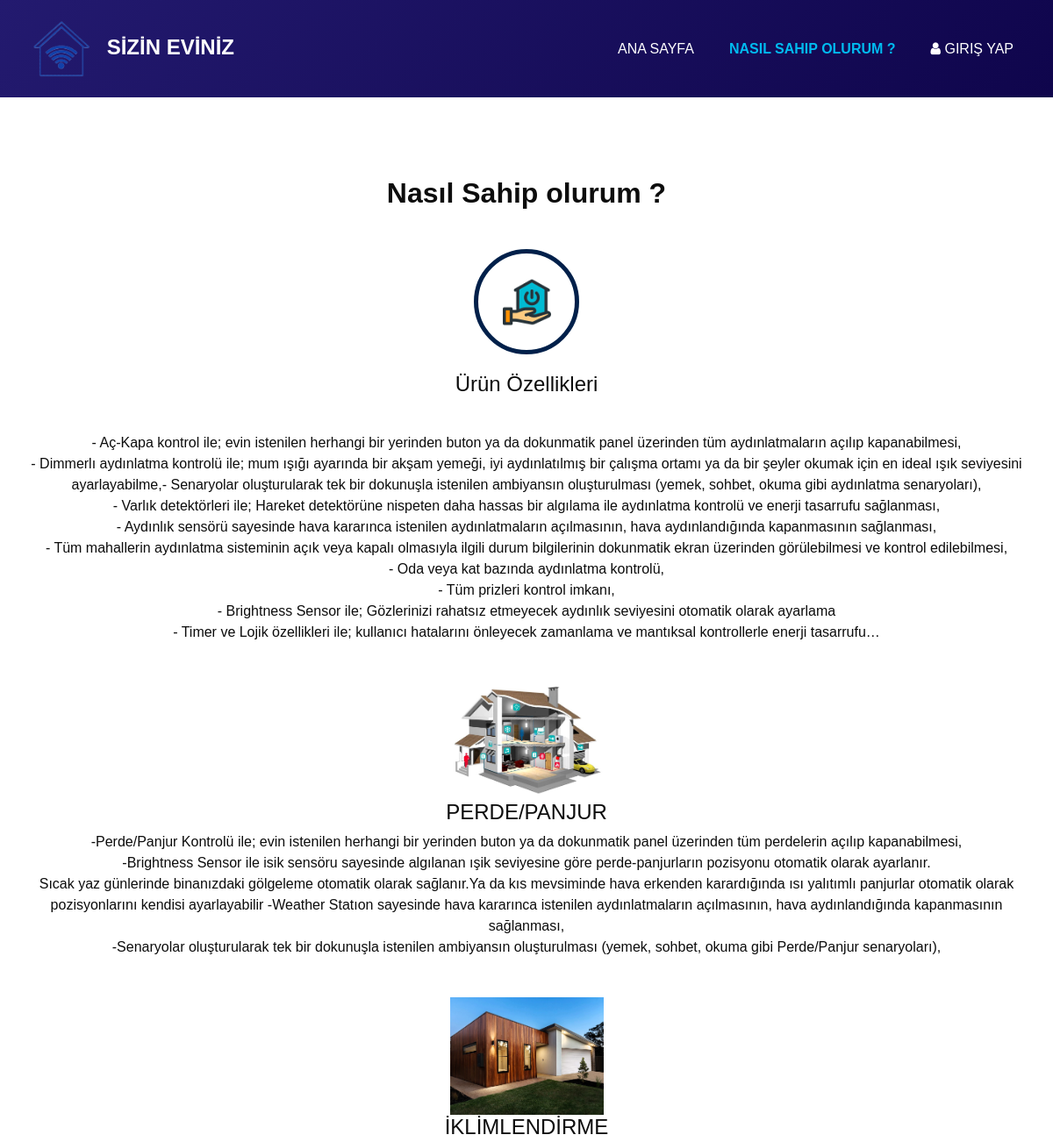
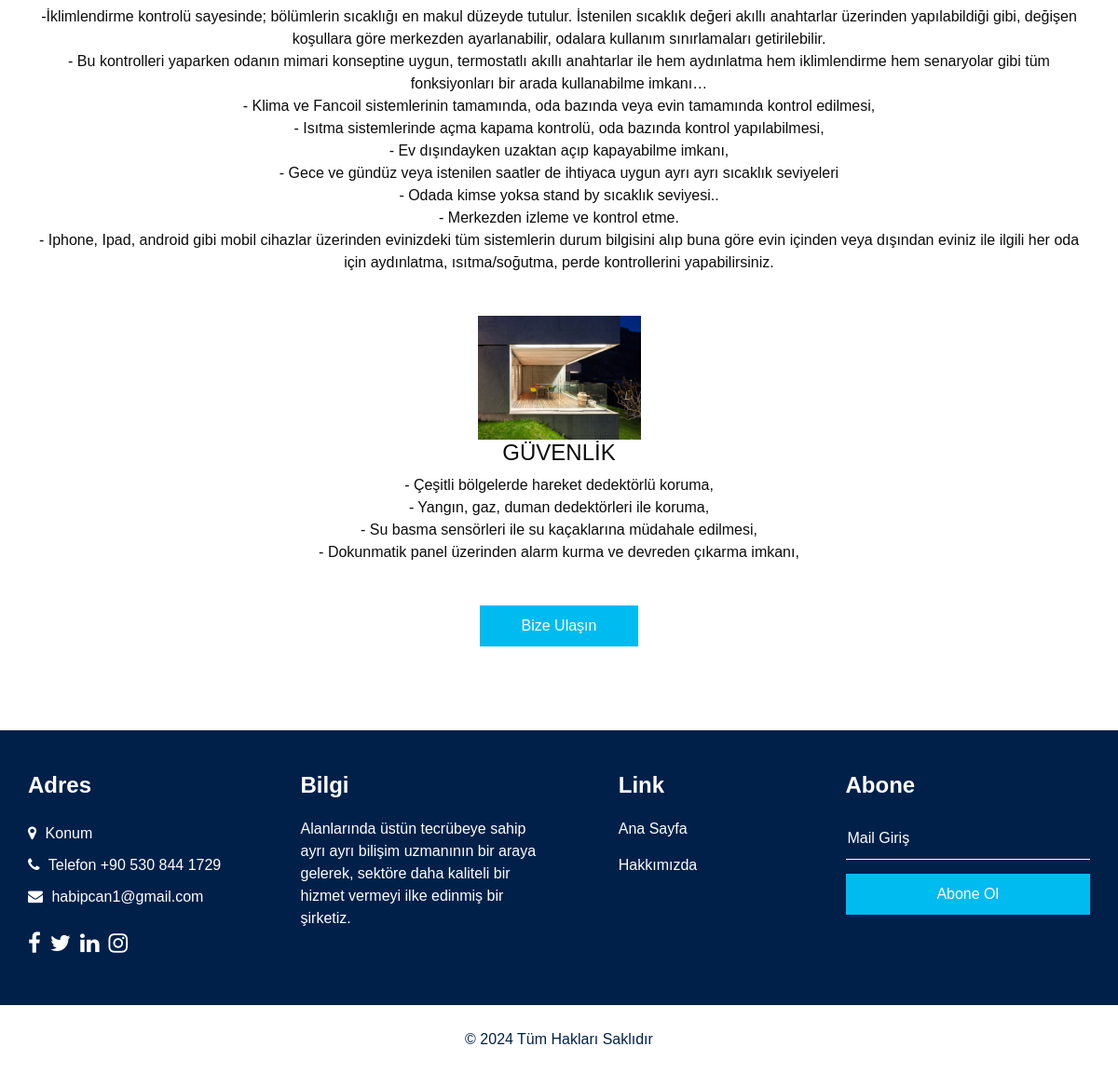
Page /nasıl.php on the committed database (2 pictures, top to bottom).
### nasıl.php (the view, shortened to what this page needs)
<?php
$sayfa = "nasılsaholur";
include ("php/vt.php");
include("php/head2.php");
$sorgu = $baglanti->prepare("SELECT * FROM nasılsahipolurum");
$sorgu->execute();
$sonuc=$sorgu->fetch();
$sorgu2 = $baglanti->prepare("SELECT * FROM nasılsahipolurum where ıd = 2");
$sorgu2->execute();
$sonuc2=$sorgu2->fetch();
$sorgu3 = $baglanti->prepare("SELECT * FROM nasılsahipolurum where ıd = 3");
$sorgu3->execute();
$sonuc3=$sorgu3->fetch();
$sorgu4 = $baglanti->prepare("SELECT * FROM nasılsahipolurum where ıd = 4");
$sorgu4->execute();
$sonuc4=$sorgu4->fetch();
?>
  </div>
  <section class="why_section layout_padding">
    <div class="container">
      <div class="heading_container heading_center">
        <h2>
        <?php echo $sonuc["baslık"] ?>
        </h2>
      </div>
      <div class="why_container">
        <div class="box">
          <div class="img-box">
            <img src="images/<?php echo $sonuc["foto"] ?>" alt="">
          </div>
          <div class="detail-box">
            <h4>
            <?php echo $sonuc["altbaslık"] ?>
            </h4>
            <br>
            <p>
            <?php echo $sonuc["açıklama"] ?>
      </div>
            <p>
            <div class="why_container">
        <div class="box">
          <div class="">
            <img src="images/<?php echo $sonuc2['foto']; ?>" alt="" style="max-width: 175px;">
          </div>
            <h4><?php echo $sonuc2["baslık"] ?></h4>
            <?php echo $sonuc2["açıklama"] ?>
        </p>
            <p>
            <div class="why_container">
        <div class="box">
          <div class="">
            <img src="images/<?php echo $sonuc3['foto']; ?>" alt="" style="max-width: 175px;">
          </div>
            <h4><?php echo $sonuc3["baslık"] ?></h4>
            <?php echo $sonuc3["açıklama"] ?>
            </p>
            <p>
            <div class="why_container">
        <div class="box">
          <div class="">
            <img src="images/<?php echo $sonuc4['foto']; ?>" alt="" style="max-width: 175px;">
          </div>
            <h4><?php echo $sonuc4["baslık"] ?></h4>
            <?php echo $sonuc4["açıklama"] ?>
 </p>
 <div class="btn-box">
        <a href="login.php">
        <?php echo $sonuc["linkmetin"] ?>
        </a>
      </div>
    </div>
  </section>
<?php
include("php/footer.php");
?>

### php/head2.php (shortened to what this page needs)
<!DOCTYPE html>
<html>
<head>
  <link rel="stylesheet" type="text/css" href="css/bootstrap.css" />
  <link rel="stylesheet" type="text/css" href="https://cdnjs.cloudflare.com/ajax/libs/OwlCarousel2/2.3.4/assets/owl.carousel.min.css" />
  <link href="css/font-awesome.min.css" rel="stylesheet" />
  <link href="css/style.css" rel="stylesheet" />
  <link href="css/responsive.css" rel="stylesheet" />
</head>
<body class="sub_page">
<div class="hero_area">
    <header class="header_section">
      <div class="container-fluid">
        <nav class="navbar navbar-expand-lg custom_nav-container ">
          <a class="navbar-brand" href="index.php">
            <span>
              <img src="images/log2o.png" width="90px"  alt="">
              SİZİN EVİNİZ
            </span>
          </a>
          <div class="collapse navbar-collapse" id="navbarSupportedContent">
            <ul class="navbar-nav  ">
              <li class="nav-item <?php if($sayfa=="Ana Sayfa")echo"active"?>">
                <a class="nav-link" href="index.php">Ana Sayfa <span class="sr-only">(current)</span></a>
              </li>
              <li class="nav-item <?php if($sayfa=="nasılsaholur")echo"active"?>">
                <a class="nav-link " href="nasıl.php">Nasıl Sahip Olurum ?</a>
              <li class="nav-item<?php if($sayfa=="Giriş Yap")echo"active"?>">
                <a class="nav-link" href="login.php"> <i class="fa fa-user" aria-hidden="true"></i> Giriş Yap</a>
              </li>
            </ul>
          </div>
        </nav>
        </div>
    </header>

### php/footer.php (shortened to what this page needs)
<section class="info_section layout_padding2">
    <div class="container">
      <div class="row">
        <div class="col-md-6 col-lg-3 info_col">
          <div class="info_contact">
            <h4>
              Adres
            </h4>
            <div class="contact_link_box">
              <a href="">
                <i class="fa fa-map-marker" aria-hidden="true"></i>
                <span>
                  Konum
                </span>
              </a>
              <a href="">
                <i class="fa fa-phone" aria-hidden="true"></i>
                <span>
                  Telefon +90 530 844 1729
                </span>
              </a>
              <a href="">
                <i class="fa fa-envelope" aria-hidden="true"></i>
                <span>
                  habipcan1@gmail.com
                </span>
              </a>
            </div>
          </div>
          <div class="info_social">
            <a href="">
              <i class="fa fa-facebook" aria-hidden="true"></i>
            </a>
            <a href="">
              <i class="fa fa-twitter" aria-hidden="true"></i>
            </a>
            <a href="">
              <i class="fa fa-linkedin" aria-hidden="true"></i>
            </a>
            <a href="">
              <i class="fa fa-instagram" aria-hidden="true"></i>
            </a>
          </div>
        </div>
        <div class="col-md-6 col-lg-3 info_col">
          <div class="info_detail">
            <h4>
              Bilgi
            </h4>
            <p>
              Alanlarında üstün tecrübeye sahip  ayrı ayrı bilişim uzmanının bir araya gelerek, sektöre daha kaliteli bir hizmet vermeyi ilke edinmiş bir şirketiz.
            </p>
          </div>
        </div>
        <div class="col-md-6 col-lg-2 mx-auto info_col">
          <div class="info_link_box">
            <h4>
              Link
            </h4>
            <div class="info_links">
              <a class="active" href="index.php">
                Ana Sayfa
              </a>
              <a class="" href="about.php">
                Hakkımızda
              </a>
            </div>
          </div>
        </div>
        <div class="col-md-6 col-lg-3 info_col ">
          <h4>
            Abone
          </h4>
          <form action="#">
            <input type="text" placeholder="Mail Giriş" />
            <button type="submit">
              Abone Ol
            </button>
          </form>
        </div>
      </div>
    </div>
  </section>
  <section class="footer_section">
    <div class="container">
      <p>
        &copy; <span id="displayYear"></span> Tüm Hakları Saklıdır
      </p>
    </div>
  </section>
</body>
</html>

### css/responsive.css (style rules this page uses)
@media (min-width: 1200px) { .container { max-width: 1170px; } }

### rows in the picture
nasılsahipolurum: baslık "Nasıl Sahip olurum ?", foto (picture), altbaslık "Ürün Özellikleri", açıklama "- Aç-Kapa kontrol ile; evin istenilen herhangi bir yerinden buton ya da dokunmatik panel üzerinden tüm aydınlatmaların açılıp kapanabilmesi, - Dimmerlı aydınlatma kontrolü ile; mum ışığı ayarında bir akşam yemeği, iyi aydınlatılmış bir çalışma ortamı ya da bir şeyler okumak için en ideal ışık seviyesini ayarlayabilme,- Senaryolar oluşturularak tek bir dokunuşla istenilen ambiyansın oluşturulması (yemek, sohbet, okuma gibi aydınlatma senaryoları), - Varlık detektörleri ile; Hareket detektörüne nispeten daha hassas bir algılama ile aydınlatma kontrolü ve enerji tasarrufu sağlanması, - Aydınlık sensörü sayesinde hava kararınca istenilen aydınlatmaların açılmasının, hava aydınlandığında…", linkmetin "Bize Ulaşın"
nasılsahipolurum: foto (picture), baslık "PERDE/PANJUR", açıklama "-Perde/Panjur Kontrolü ile; evin istenilen herhangi bir yerinden buton ya da dokunmatik panel üzerinden tüm perdelerin açılıp kapanabilmesi, -Brightness Sensor ile isik sensöru sayesinde algılanan ışik seviyesine göre perde-panjurların pozisyonu otomatik olarak ayarlanır. Sıcak yaz günlerinde binanızdaki gölgeleme otomatik olarak sağlanır.Ya da kıs mevsiminde hava erkenden karardığında ısı yalıtımlı panjurlar otomatik olarak pozisyonlarını kendisi ayarlayabilir -Weather Statıon sayesinde hava kararınca istenilen aydınlatmaların açılmasının, hava aydınlandığında kapanmasının sağlanması, -Senaryolar oluşturularak tek bir dokunuşla istenilen ambiyansın oluşturulması (yemek, sohbet, okuma gibi…"
nasılsahipolurum: foto (picture), baslık "İKLİMLENDİRME", açıklama "-İklimlendirme kontrolü sayesinde; bölümlerin sıcaklığı en makul düzeyde tutulur. İstenilen sıcaklık değeri akıllı anahtarlar üzerinden yapılabildiği gibi, değişen koşullara göre merkezden ayarlanabilir, odalara kullanım sınırlamaları getirilebilir. - Bu kontrolleri yaparken odanın mimari konseptine uygun, termostatlı akıllı anahtarlar ile hem aydınlatma hem iklimlendirme hem senaryolar gibi tüm fonksiyonları bir arada kullanabilme imkanı… - Klima ve Fancoil sistemlerinin tamamında, oda bazında veya evin tamamında kontrol edilmesi, - Isıtma sistemlerinde açma kapama kontrolü, oda bazında kontrol yapılabilmesi, - Ev dışındayken uzaktan açıp kapayabilme imkanı, - Gece ve gündüz veya istenilen…"
nasılsahipolurum: foto (picture), baslık "GÜVENLİK", açıklama "- Çeşitli bölgelerde hareket dedektörlü koruma, - Yangın, gaz, duman dedektörleri ile koruma, - Su basma sensörleri ile su kaçaklarına müdahale edilmesi, - Dokunmatik panel üzerinden alarm kurma ve devreden çıkarma imkanı,"
